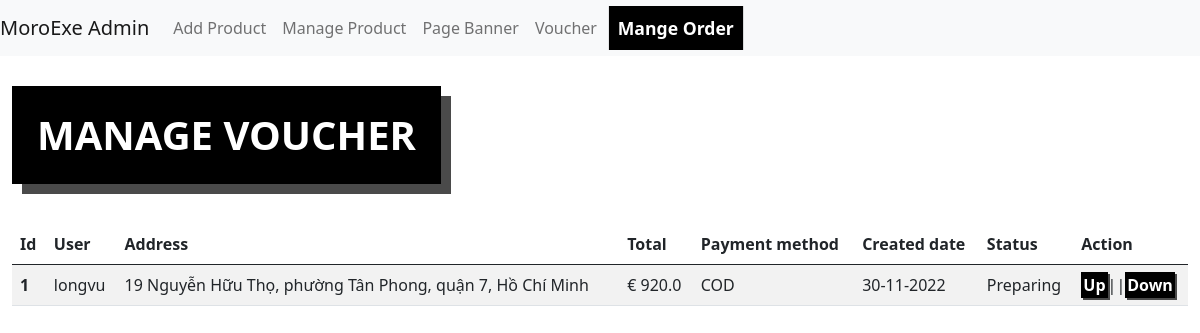
The page /admin/mange_order on the database its author committed.
### app/models.py (models this page shows, shortened)
class Order(db.Model):
    __tablename__='orders'
    id = db.Column(db.Integer,primary_key=True)
    user_id = db.Column(db.Integer, db.ForeignKey('users.id'))
    address_id = db.Column(db.Integer, db.ForeignKey('addresses.id'))
    total = db.Column(db.Float)
    status = db.Column(db.String(), default='Preparing')
    product_inorder = db.relationship("Product", secondary='order_product', backref='product_inorders',overlaps="order,order_product")
    payment = db.Column(db.String())
    create_date = db.Column(db.DateTime(), default=datetime.utcnow)
    user_note = db.Column(db.String())

class User(UserMixin, db.Model):
    __tablename__ = 'users'
    id = db.Column(db.Integer, primary_key=True)
    email = db.Column(db.String(64), unique=True, index=True)
    username = db.Column(db.String(64))
    fullname = db.Column(db.String(64))
    phone = db.Column(db.String(10))
    dob = db.Column(db.Date())
    gender = db.Column(db.Boolean, default=False)
    create_date = db.Column(db.DateTime(), default=datetime.utcnow)
    role_id = db.Column(db.Integer, db.ForeignKey('roles.id'), default=2)
    password_hash = db.Column(db.String(128))
    confirmed = db.Column(db.Boolean, default=False)
    addresses = db.relationship('Address', backref='users')
    cart =db.relationship('Cart',uselist=False, backref='users')
    order = db.relationship("Order",backref='users')
    @property
    def password(self):
        raise AttributeError('password is not a readable attribute')

class Address(db.Model):
    __tablename__='addresses'
    id = db.Column(db.Integer, primary_key=True)
    address = db.Column(db.String())
    city  = db.Column(db.String())
    area  = db.Column(db.String())
    postal_code  = db.Column(db.String())
    country  = db.Column(db.String())
    is_default = db.Column(db.Boolean(), default=False)
    user_id = db.Column(db.Integer, db.ForeignKey('users.id'))

### app/admin/views.py (the view)
@admin.route('/mange_order', methods=['GET','POST'])
def ManageOrder():
    orders = Order.query.all()
    user_model = User.query
    address_model = Address.query
    return render_template('admin/manage_order.html',orders=orders,user_model=user_model,address_model=address_model)

### app/templates/admin/manage_order.html (shortened to what this page needs)
{% extends "ad_base.html" %}
{% set active_page = 'order' %}
{% import "bootstrap/wtf.html" as wtf %}
{% block page_content %}
<div class="container-fluid">
  <div class="row">
    <div class="col-md-6">
   <h1 class="heading" >MANAGE VOUCHER</h1>
  </div>
  <div class="col-md-6">
</div>
  </div>
  <table class="table table-striped">
    <thead>
      <tr>
        <th scope="col">Id</th>
        <th scope="col">User</th>
        <th scope="col">Address</th>
        <th scope="col">Total</th>
        <th scope="col">Payment method</th>
        <th scope="col">Created date</th>
        <th scope="col">Status</th>
        <th scope="col">Action</th>
      </tr>
    </thead>
    <tbody>
      {% for ord in orders%}
      <tr class="tbRow">
        <th  style="vertical-align: middle;" scope="row">{{ord.id}}</th>
        <td style="vertical-align: middle;">{{user_model.filter_by(id=ord.user_id).first().username}}</td>
        <td style="vertical-align: middle;"> {{address_model.filter_by(id=ord.address_id).first().address}}, {{address_model.filter_by(id=ord.address_id).first().city}}</td>
        <td style="vertical-align: middle;"> &euro;&nbsp;{{ord.total}}</td>
        <td style="vertical-align: middle; ">{{ord.payment}}</td>
        <td style="vertical-align: middle; ">{{ord.create_date.strftime('%d-%m-%Y')}}</td>
        <td style="vertical-align: middle; ">{{ord.status}}</td>
        <td style="vertical-align: middle;"><a id="deleteBtn" href="{{url_for('admin.SetOrderUp',ord_id=ord.id)}}">Up</a>||<a id="deleteBtn" href="{{url_for('admin.SetOrderDown',ord_id=ord.id)}}">Down</a></td>
      </tr>
{%endfor%}
    </tbody>
  </table>
</div>
{% endblock %}

### app/static/styles/admin/manage_product.css (style rules this page uses)
.heading { background-color: black; color: white; font-weight: bold; padding: 25px; width: fit-content; box-shadow: 10px 10px rgb(74, 74, 74); margin-bottom: 40px; margin-top: 30px; }
#deleteBtn { color: white; background-color: black; padding: 2px; box-shadow: 2px 2px rgb(74, 74, 74); font-weight: bold; text-decoration: none; }

### rows shown on the page
Order: id "1", total "920.0", payment "COD", create_date "30-11-2022", status "Preparing"
User: filter_by "longvu"
Address: filter_by "19 Nguyễn Hữu Thọ, phường Tân Phong, quận 7", filter_by "Hồ Chí Minh"
